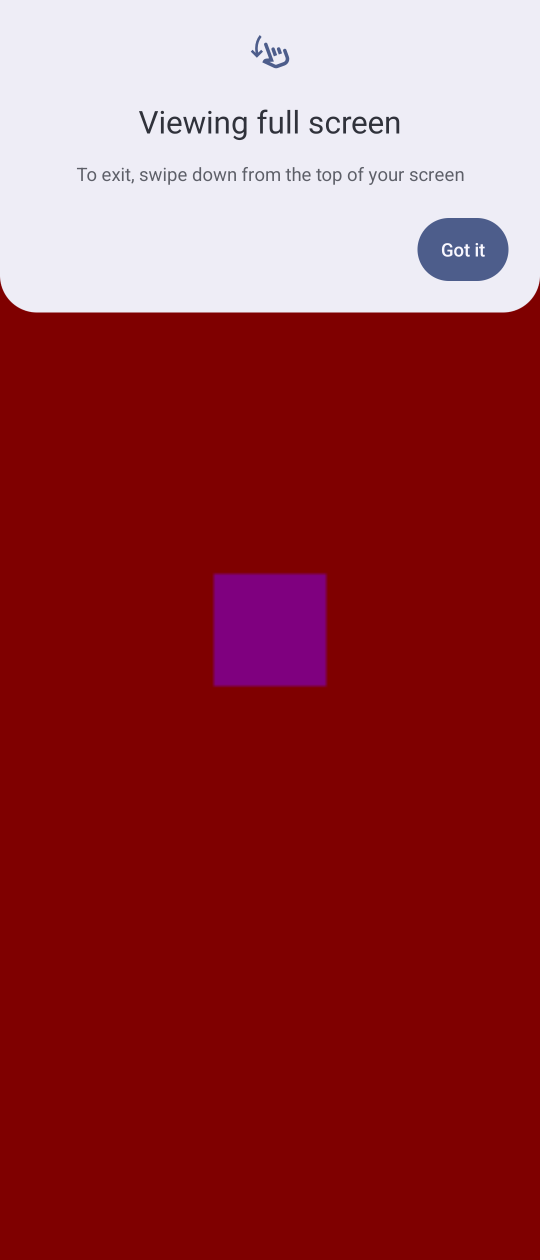
#> input picture repairs/infinity-preview-2103450-fullscreen-display/runtime-attempts/third/immersive-18.png, 1080 x 2520 px (shown at 1/2 size)
$ python immersive_prompt.py
#> lines starting #> are read from the running program, lines starting #| are printed output that depends on the picture
"""QA-only measured Got it target for the observed Android immersive tutorial.

Never clicks. The caller must independently verify the live trusted OS window,
its touchable region and two fresh identical targets before sending public input.
"""
import io,json,os,re,subprocess,time
from PIL import Image

def locate(image,region,trace=None):
 x0,y0,x1,y1=region
#> x0 = 0; y0 = 0; x1 = 1080; y1 = 625
 if not (0<=x0<x1<=image.width and 0<=y0<y1<=image.height):raise AssertionError('OS tutorial region outside screenshot')
 pixels=image.convert('RGB').load();points=set()
 for y in range(y0,y1,2):
  for x in range(x0,x1,2):
   r,g,b=pixels[x,y]
   if 45<=r<=160 and 45<=g<=175 and 75<=b<=205 and b>r*1.2 and b>g*1.2:points.add((x,y))
#> after the loop, points = 4980 items
 matches=[]
 while points:
  seed=points.pop();pending=[seed];xs=[];ys=[]
  while pending:
   x,y=pending.pop();xs.append(x);ys.append(y)
   for p in ((x-2,y),(x+2,y),(x,y-2),(x,y+2)):
    if p in points:points.remove(p);pending.append(p)
  left,top,right,bottom=min(xs),min(ys),max(xs)+2,max(ys)+2;w=right-left;h=bottom-top
  if not (w>=60 and h>=30 and 1.2<w/h<4.5 and len(xs)*4>w*h*.3):continue
  crop=image.crop((left+int(w*.2),top+int(h*.25),right-int(w*.2),bottom-int(h*.25))).convert('RGB')
  binary=Image.new('L',crop.size,255);src=crop.load();dst=binary.load()
  for y in range(crop.height):
   for x in range(crop.width):dst[x,y]=0 if min(src[x,y])>180 else 255
  binary=binary.resize((binary.width*4,binary.height*4));encoded=io.BytesIO();binary.save(encoded,format='PNG')
  if trace is not None:trace.with_suffix('.png').write_bytes(encoded.getvalue())
  started=time.monotonic()
  # OCR is small infrastructure work. Avoid OpenMP oversubscription against
  # the two-core emulator; retain the same bounded subprocess deadline.
  observed=subprocess.run(['tesseract','stdin','stdout','-l','eng','--psm','7'],input=encoded.getvalue(),capture_output=True,check=True,timeout=3,env={**os.environ,'OMP_THREAD_LIMIT':'1','OMP_NUM_THREADS':'1'}).stdout.decode().strip()
  if trace is not None:trace.with_suffix('.json').write_text(json.dumps(dict(bounds=[left,top,right,bottom],ocr=observed,seconds=time.monotonic()-started,threads=1,input_size=binary.size),indent=2)+'\n')
  if re.fullmatch(r'got\s+it',observed,re.I):matches.append([left,top,right,bottom])
#> this loop made 1 pass
#> (left, top, right, bottom, w, h, started) on pass 1: (836, 436, 1018, 562, 182, 126, 771.3)
#> pass 1, in locate, `crop=image.crop((left+int(w*.2),top+int(h*.25),right-int(w*.2),bottom-..`:
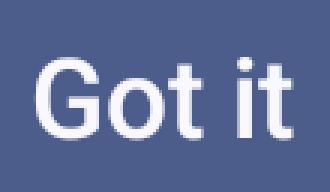
#> crop: PIL image 110x64 RGB (shown 3 times larger); mean R, G, B 98.7, 112.5, 153.6
#> pass 1, in locate, `binary = binary.resize((binary.width * 4, binary.height * 4))`:
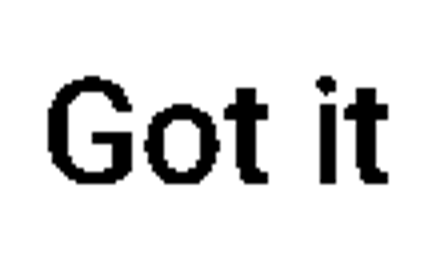
#> binary: PIL image 440x256 L; min 0, max 255, mean 223.7
#> after the loop, matches = []; points = 367 items
 if len(matches)!=1:raise AssertionError('Exactly one measured OS Got it button required: '+str(matches))
 return matches[0]

if __name__=='__main__':
 from pathlib import Path
 h=Path(__file__).resolve().parents[1]
 for relative in ('runtime-attempts/third/immersive-18.png','runtime-attempts/fourth/platform-immersive-education.png'):
#> (the run stopped early here; a loop or call above may not have finished)
